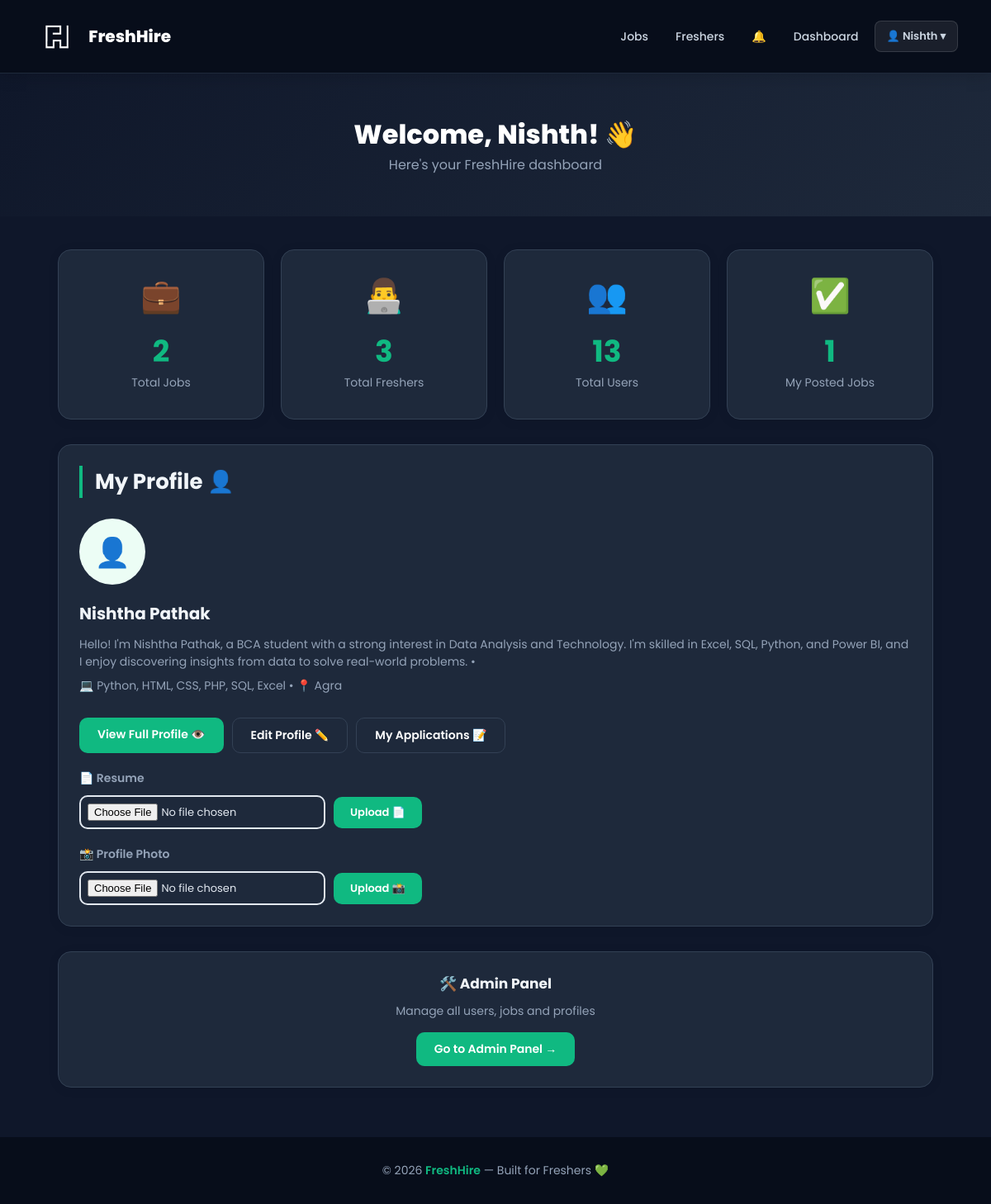
The page /dashboard (signed in) on the database as committed earlier.
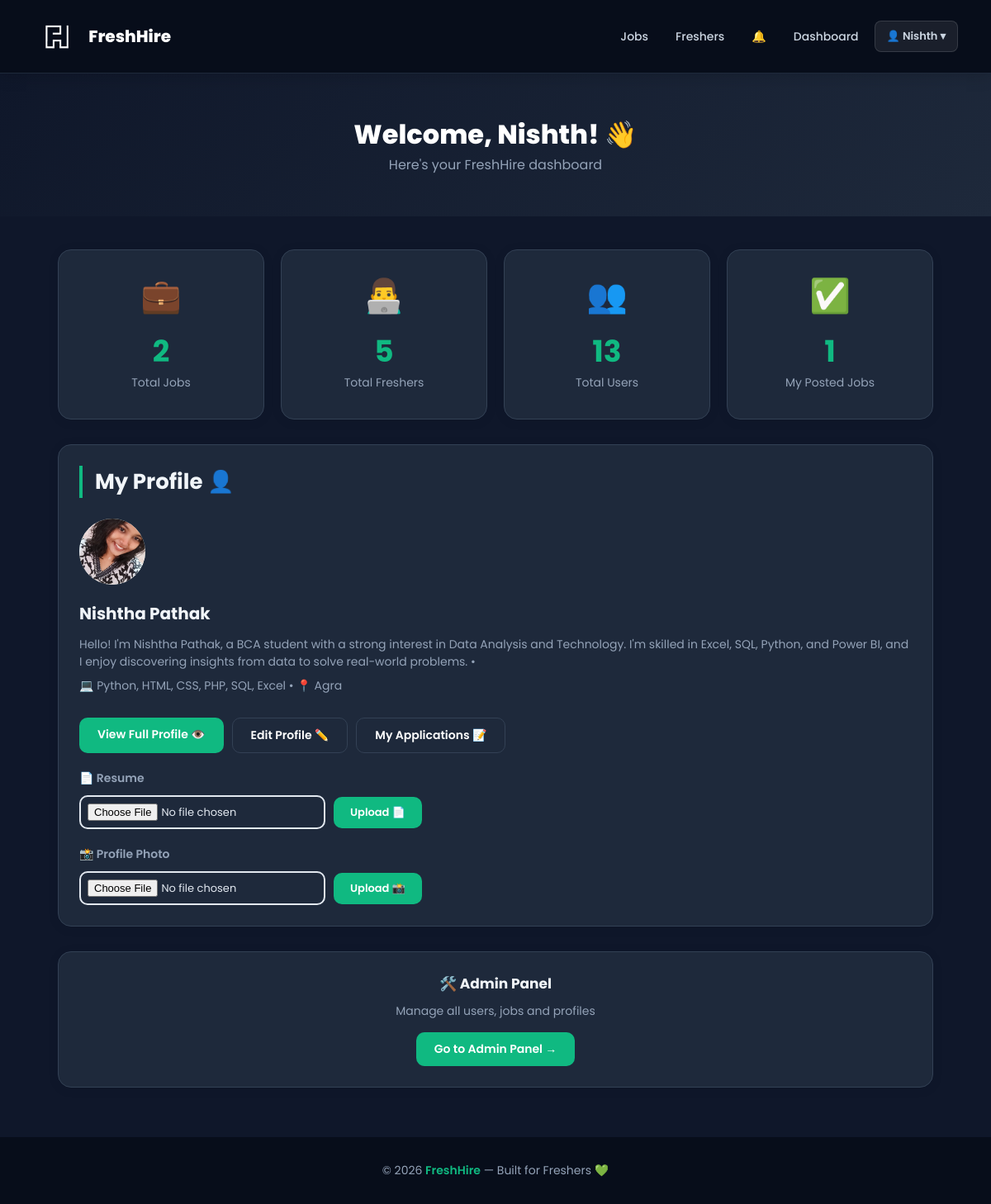
The same page on the database as committed later.
### tables this page shows
CREATE TABLE profiles (
    id            INTEGER PRIMARY KEY AUTOINCREMENT,
    user_id       INTEGER,
    name          TEXT,
    email         TEXT,
    phone         TEXT,
    city          TEXT,
    bio           TEXT,
    college       TEXT,
    degree        TEXT,
    primary_skill TEXT,
    project_title TEXT,
    project_desc  TEXT,
    project_link  TEXT
, resume TEXT, photo TEXT);

### app.py (the view)
@app.route("/dashboard")
def dashboard():
    if "user_id" not in session:
        flash("Please login first!", "error")
        return redirect(url_for("login"))
    conn = get_db()
    total_jobs     = conn.execute("SELECT COUNT(*) FROM jobs").fetchone()[0]
    total_profiles = conn.execute("SELECT COUNT(*) FROM profiles").fetchone()[0]
    total_users    = conn.execute("SELECT COUNT(*) FROM users").fetchone()[0]
    my_jobs        = conn.execute(
        "SELECT * FROM jobs WHERE posted_by=? ORDER BY id DESC", (session["user_id"],)
    ).fetchall()
    my_profile     = conn.execute(
        "SELECT * FROM profiles WHERE user_id=?", (session["user_id"],)
    ).fetchone()
    is_admin       = conn.execute(
        "SELECT * FROM admins WHERE user_id=?", (session["user_id"],)
    ).fetchone()
    conn.close()
    return render_template("dashboard.html",
                           total_jobs=total_jobs, total_profiles=total_profiles,
                           total_users=total_users, my_jobs=my_jobs,
                           my_profile=my_profile, is_admin=is_admin)

### app.py (called while the page is built)
def get_db():
    conn = sqlite3.connect("freshhire.db")
    conn.row_factory = sqlite3.Row
    return conn

@app.context_processor
def inject_globals():
    notif_count = 0
    if "user_id" in session:
        try:
            conn = get_db()
            notif_count = conn.execute(
                "SELECT COUNT(*) FROM notifications WHERE user_id=? AND is_read=0",
                (session["user_id"],)
            ).fetchone()[0]
            conn.close()
        except:
            pass
    return {"notif_count": notif_count}

### templates/dashboard.html (shortened to what the changed rows need)
<!DOCTYPE html>
<html>
<head>
    <link rel="stylesheet" href="/static/style.css">
</head>
<body>
<div style="background: linear-gradient(135deg, #0f172a, #1e293b); padding:50px 20px; color:white; text-align:center;">
    <h1 style="font-size:32px; font-weight:800;">Welcome, {{ session.get('name') }}! 👋</h1>
</div>
<div class="container">
    <div style="display:grid; grid-template-columns:repeat(auto-fill, minmax(200px, 1fr)); gap:20px; margin-top:30px;">
        <div class="card" style="text-align:center;">
            <h2 style="color:#10b981; font-size:36px;">{{ total_jobs }}</h2>
        </div>
        <div class="card" style="text-align:center;">
            <div style="font-size:40px; margin-bottom:10px;">👨‍💻</div>
            <h2 style="color:#10b981; font-size:36px;">{{ total_profiles }}</h2>
            <p style="color:#94a3b8;">Total Freshers</p>
        </div>
        <div class="card" style="text-align:center;">
            <h2 style="color:#10b981; font-size:36px;">{{ total_users }}</h2>
        </div>
        <div class="card" style="text-align:center;">
            <h2 style="color:#10b981; font-size:36px;">{{ my_jobs|length }}</h2>
        </div>
    </div>
    <div class="card" style="margin-top:30px;">
        <h2 class="section-title">My Profile 👤</h2>
        {% if my_profile %}
        <div style="display:flex; align-items:center; gap:20px; flex-wrap:wrap;">
            <div style="width:80px; height:80px; background:#ecfdf5; border-radius:50%; display:flex; align-items:center; justify-content:center; font-size:35px; overflow:hidden; flex-shrink:0;">
                {% if my_profile.photo %}
                <img src="/static/photos/{{ my_profile.photo }}" style="width:80px; height:80px; object-fit:cover;">
                {% else %}
                👤
                {% endif %}
            </div>
            <div>
                <h3 style="color:#10b981; font-size:20px;">{{ my_profile.name }}</h3>
                <p style="color:#94a3b8; font-size:14px;">{{ my_profile.degree }} • {{ my_profile.college }}</p>
                <p style="color:#64748b; font-size:14px;">💻 {{ my_profile.primary_skill }} • 📍 {{ my_profile.city }}</p>
            </div>
        </div>
        <div style="margin-top:20px; display:flex; gap:10px; flex-wrap:wrap;">
            <a href="/my-profile" class="btn">View Full Profile 👁️</a>
            <a href="/edit-profile" class="btn" style="background:#1e293b; border:1px solid #334155;">Edit Profile ✏️</a>
            <a href="/my-applications" class="btn" style="background:#1e293b; border:1px solid #334155;">My Applications 📝</a>
        </div>
        <form method="POST" action="/upload-resume" enctype="multipart/form-data" style="margin-top:20px;">
            <p style="font-weight:600; color:#10b981; margin-bottom:10px;">📄 Resume</p>
            <div style="display:flex; align-items:center; gap:10px; flex-wrap:wrap;">
                <input type="file" name="resume" accept=".pdf" style="border:2px solid #e2e8f0; padding:8px; border-radius:10px; font-size:13px; font-family:'Poppins',sans-serif;">
                <button type="submit" class="btn" style="padding:9px 20px; font-size:13px;">Upload 📄</button>
            </div>
        </form>
        <form method="POST" action="/upload-photo" enctype="multipart/form-data" style="margin-top:20px;">
            <p style="font-weight:600; color:#10b981; margin-bottom:10px;">📸 Profile Photo</p>
            <div style="display:flex; align-items:center; gap:10px; flex-wrap:wrap;">
                <input type="file" name="photo" accept=".jpg,.jpeg,.png" style="border:2px solid #e2e8f0; padding:8px; border-radius:10px; font-size:13px; font-family:'Poppins',sans-serif;">
                <button type="submit" class="btn" style="padding:9px 20px; font-size:13px;">Upload 📸</button>
            </div>
        </form>
        {% else %}
        <div style="text-align:center; padding:30px;">
            <p style="color:#94a3b8; margin-bottom:15px;">You haven't created a profile yet!</p>
            <a href="/profile" class="btn">Create Profile Now</a>
        </div>
        {% endif %}
    </div>
</div>
</body>
</html>

Rows that differ between the two databases and show on the page:
changed profiles "Nishtha Pathak": photo: picture added
Other text that changed with them:
{{ total_profiles }}: "3" → "5"
